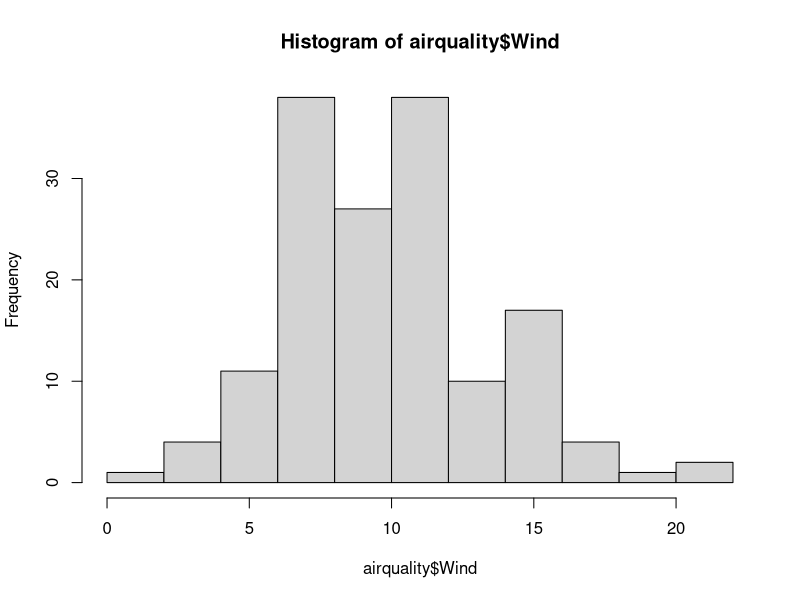
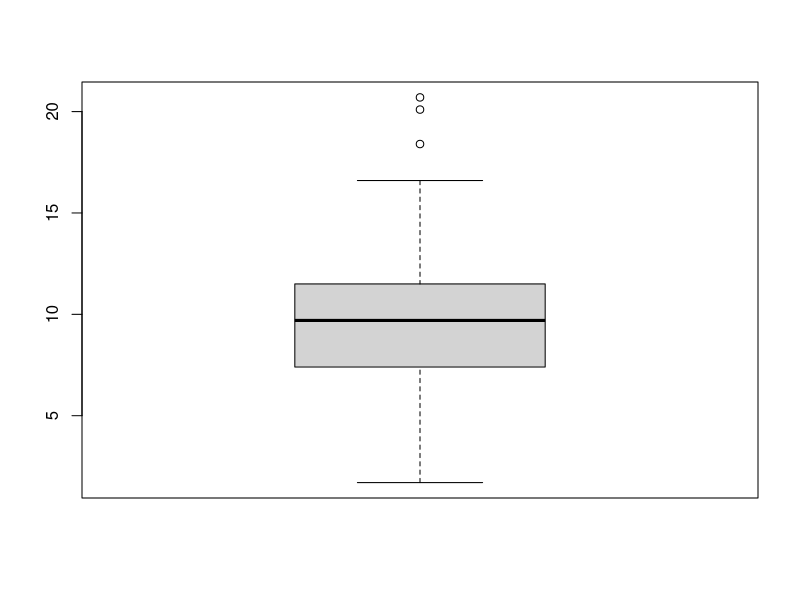
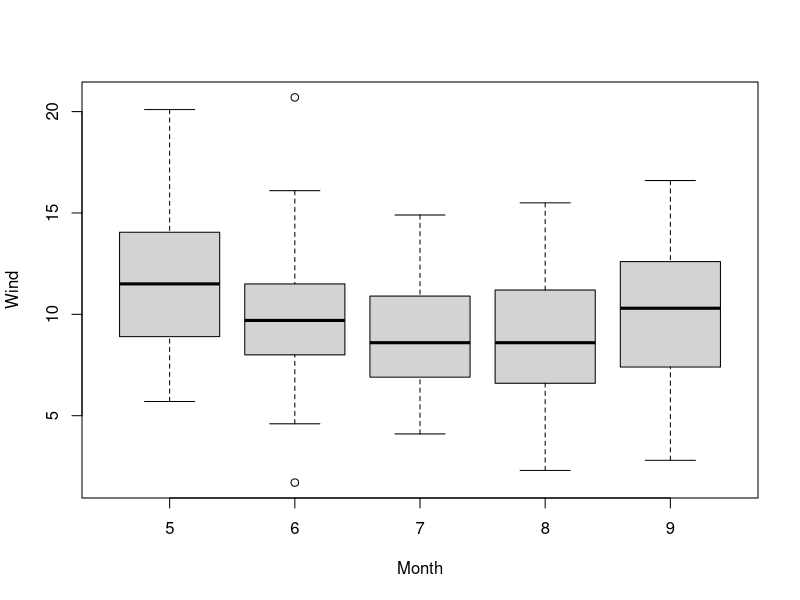
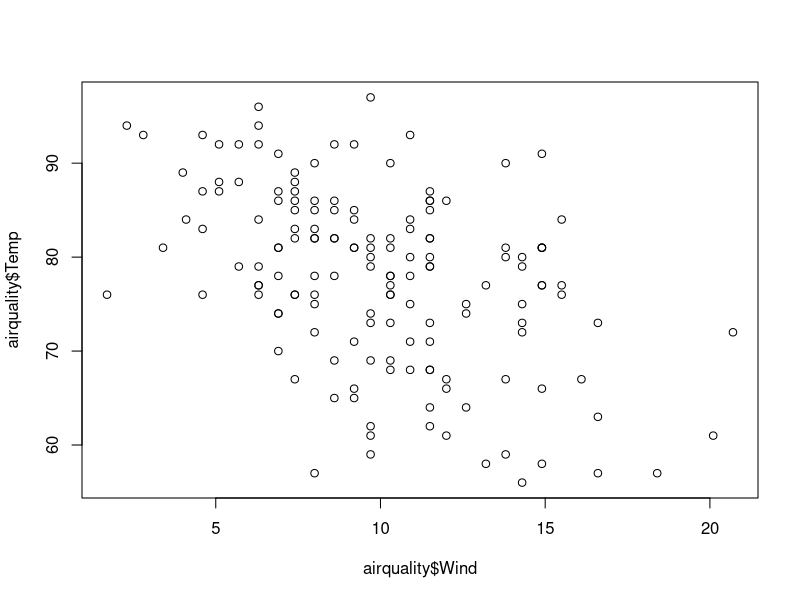
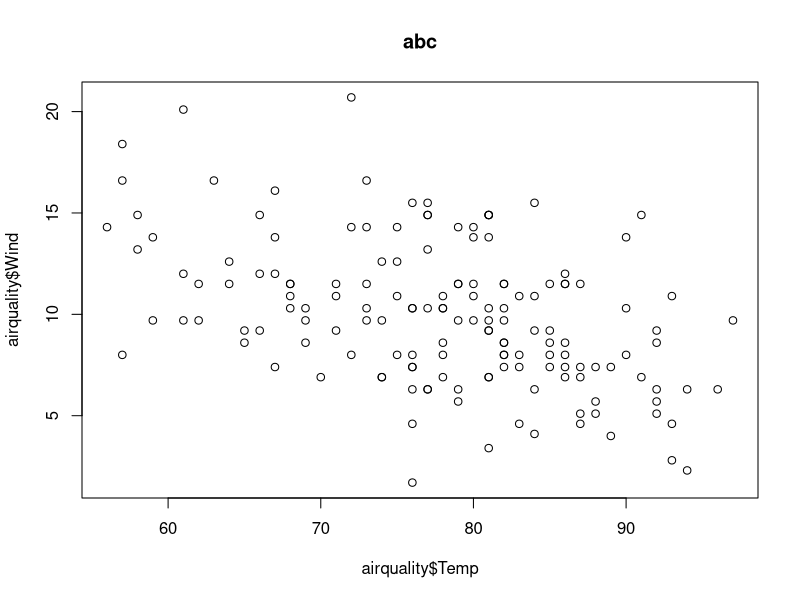
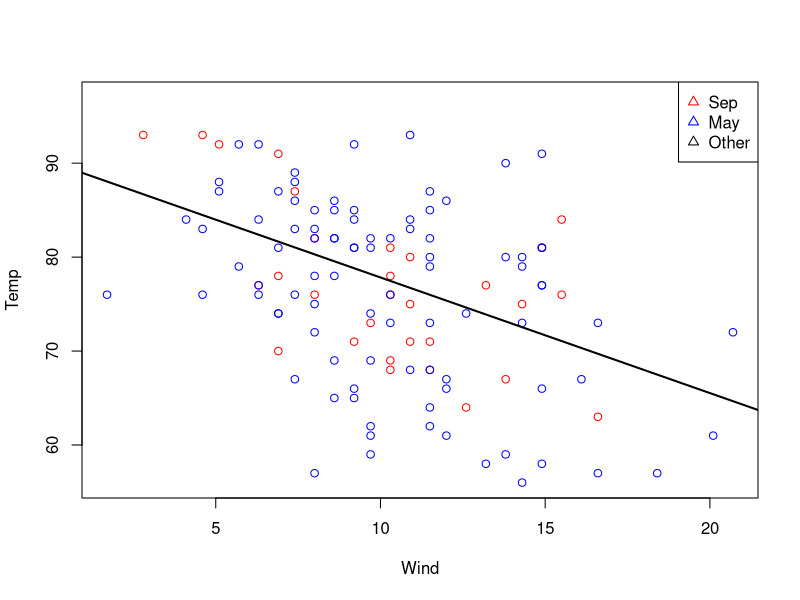
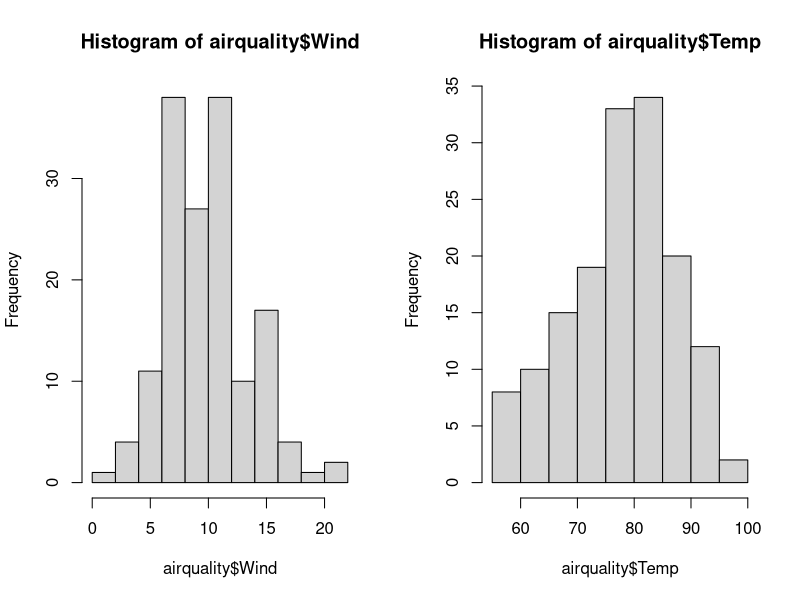
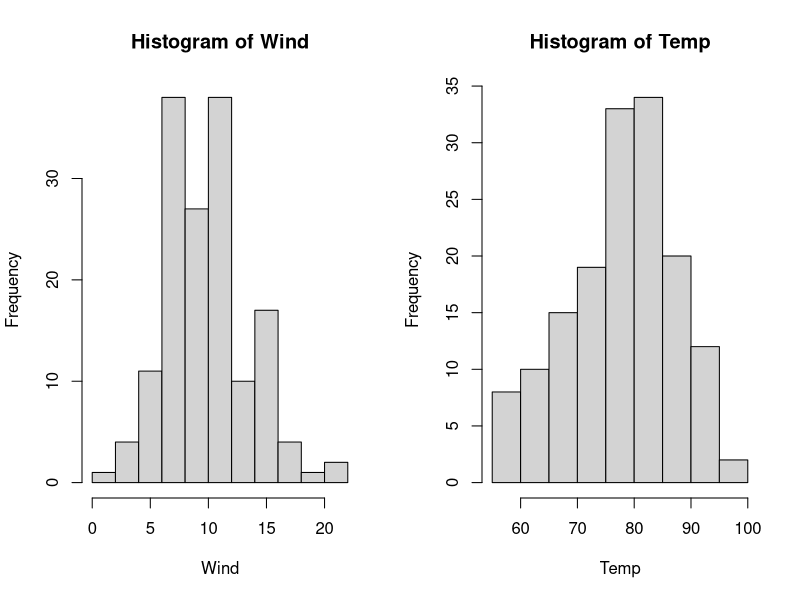

Recreate these plots in R, in order.
head(airquality)
X=c(1,9,2,8,3,9,4,5,7,6)
# 求平均数
mean(X)
#中位数 
median(X)
#方差
var(X)
#标准差
sd(X)
#有效显示各项指标
summary(X)


#数值型变量   柱状图 喝相图
hist(airquality$Wind)
boxplot(airquality$Wind)
# 相图   数值喝分类变量的关系   x  表示分类  y 表示  数据  

#  x 自变量  y 因变量  
# 数值信息要放在y轴
boxplot(Wind~Month,airquality)
 
plot(airquality$Wind,airquality$Temp)
plot(airquality$Temp,airquality$Wind)
#定制化图片  type=n
with(airquality,plot(Wind,Temp, xlab = "Wind",ylab = "Temp",title(main ="abc"),type='n'))
#按照月份来画点
with(subset(airquality,Month==9),points(Wind,Temp,col="red"))
with(subset(airquality,Month %in% c(7,6,5)),points(Wind,Temp,col="blue"))
with(subset(airquality,Month==3),points(Wind,Temp,col="yellow"))

with(subset(airquality,Month==2),points(Wind,Temp,col="pink"))
#回归线是统计图的一部分 要在原图上进行添加   不能凭空画出
#lm  line model 线模型 legend   图例  通常放在 右上角   
fit=lm(Temp~Wind,airquality)
abline(fit,lwd=2)
legend("topright",pch=2,col=c("red","blue","black"),
       legend=c("Sep","May","Other"))

#全局变量的一些知识    一次设置  在第二次 改变之前都会是按照这样的设置进行画图 
par("bg")
par("col")
par("mar")#  top  bott   rig   left
par("mfrow")
par(mfrow=c(1,2))
hist(airquality$Wind)
hist(airquality$Temp)
with(airquality,hist(Wind))
with(airquality,hist(Temp))





#lattice  绘图系统  

library(lattice)
xyplot(Temp~Ozone,data=airquality)
airquality$Month=factor(airquality$Month)
q=xyplot(Temp~Ozone | Month,data=airquality,layout=c(5,1))
print(q)
#种子点的意义在于  设置随机数的时候可以重现  
# 可以用于验证    用到随机数 一定配套使用 种子点 
set.seed(1)
x=rnorm(100)
#repeat 方法  将  0，1  每个数字重复50次 
f=rep(0:1,each=50)

y=x+f-f*x+rnorm(100,sd=0.5)
f=factor(f,labels = c("group1","group2"))
xyplot(y~x |f,layout=c(1,2))

xyplot(y~x | f, panel =function(x,y){
# 调用 默认 的panel 函数    重写  panel 方法 
  panel.xyplot(x,y)
  panel.abline(v=mean(x),h=mean(y),lty=2,lwd=2)
  panel.lmline(x,y,col="red")
})
#ggplot layer 

#qplot 

install.packages("ggplot2")  
library(ggplot2)
#factor 化 变量
airquality$Month=factor(airquality$Month)
qplot(Wind,Temp,data=airquality,col=Month)
qplot(Wind, Temp,data=airquality,color=Month,main="qplot 的标题 ",xlab="windSpeed",ylab="Month",log="I do not know what is the meanning of the log ",geom=c("point","smooth"),facets= Month~.)
qplot(Wind,data=airquality,color=Month,main="qplot 的标题 ",xlab="windSpeed",ylab="Month",log="I do not know what is the meanning of the log " ,geom="density" )
 #qplot 中 回归线 用 gemo 方法 实现  而不是  lm  和 abline

# 第一个参数是数据集 dataset   第二个是 修饰用的层  第三个是美学客体层
# 将 month  强转成  factor   是美学维度 的变换 要用 aes包裹起来 
ggplot(airquality,aes(Wind,Temp))+geom_point(aes(color=factor(Month)),alpha=0.4,size=5)


#添加统计信息层  2种方法 
# 在 stat 层  可以  动态控制   回归线的堆叠   如果在 ggplot 层 则会  只显示 一个 回归线  不够灵活 
ggplot(airquality,aes(Wind,Temp,col=factor(Month)))+
  geom_point()+
  stat_smooth(method="lm",se=FALSE,aes(group=1))+
  stat_smooth(method="lm",se=FALSE)
library(RColorBrewer)
#从  Dark 2 调色板 选取5种颜色 第六个颜色是黑色 
mc=c(brewer.pal(5,"Dark2"),"black")
ggplot(airquality,aes(Wind,Temp,col=factor(Month)))+
  geom_point()+
  stat_smooth(method="lm",se=FALSE,aes(group=1,color="All"))+
  stat_smooth(method="lm",se=FALSE)+
  scale_color_manual("Month",values=mc)
 


mc=c(brewer.pal(5,"Dark2"),"black")

ggplot(airquality,aes(Wind,Temp ,color=factor(Month)))+   # 通过 facet grid  之后  Month  已经变成一个变量  所以 不用 添加引号  但是搞不懂  black   要用字符串去传值
  geom_point()+                               #   设置是否显示 数据点 
  stat_smooth(method="lm",se=FALSE)+        # 设置  会给回归线 画法 
  scale_color_manual("Month",values=mc)+   #   手动设置调色板 
  facet_grid(.~Month)     +              #按照月份进行分面板显示
  theme_classic()
  


#看到所有调色板 
display.brewer.all()
#改变 数据图 主题 
library(RColorBrewer)
library(grDevices)
mc=c(brewer.pal(5,"Dark2"),"black")
ggplot(airquality,aes(Wind,Temp))+
  geom_point(aes(color=factor(Month)),alpha=0.5,size=5)+
  stat_smooth( method="lm",se=FALSE,aes(group=1,color=factor(Month)))+ #产生 一条回归线  
   stat_smooth(method="lm",se=FALSE,aes(color=factor(Month)))+
  scale_color_manual("Month",values=mc)+
  facet_grid(Month~.)+
  theme_bw()





